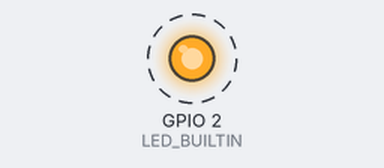
Recording of a sketch running on a simulated ESP8266 (NodeMCU). Parts: output pins drawn as LEDs (lit = HIGH, except the on-board LED, lit = LOW). Dashed ring = blinking. WiFi joins after 1.5 s; servers stay silent unless stated; uploads are accepted with an empty reply; what the sketch prints to the serial monitor is not drawn.

Above: at 2.6 s.
Timing chart, 0 to 5.4 s (numbered marks = the images above):
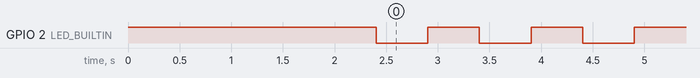

Measured:
- by itself, GPIO 2 (LED_BUILTIN): alternates HIGH for 0.50 s and LOW for 0.50 s

The sketch:

get-post-requests.ino
```cpp
#include <ESP8266WiFi.h>
#include <ESP8266HTTPClient.h>
#include <WiFiClient.h>

#define WIFI_SSID      "iotroam"
#define WIFI_PASSWORD  "miRzOuMhm1"

WiFiClient client;

void setup() {
  Serial.begin(115200);
  pinMode(LED_BUILTIN, OUTPUT);
  digitalWrite(LED_BUILTIN, HIGH);

  Serial.print("Connecting to WiFi...");
  WiFi.begin(WIFI_SSID, WIFI_PASSWORD);

  int attempts = 0;
  while (WiFi.status() != WL_CONNECTED && attempts < 20) {
    delay(1000);
    Serial.print(".");
    attempts++;
  }

  if (WiFi.status() != WL_CONNECTED) {
    Serial.println("\nFailed to connect to WiFi!");
    return;
  }

  Serial.println("\nConnected!");
  Serial.print("IP Address: ");
  Serial.println(WiFi.localIP());

  // Example Usage
  String getResponse = sendGETRequest("http://145.92.189.63/api/measurements");
  Serial.println("GET Response: " + getResponse);

  float temperature = 22.5;  // Replace with actual sensor data
  float humidity = 60.0;

    // Creating JSON payload
  String postData = "{\"temperature\":" + String(temperature, 2) +
                       ", \"humidity\":" + String(humidity, 2) + "}";

  String postResponse = sendPOSTRequest("http://145.92.189.63/api/measurements", postData);
  Serial.println("POST Response: " + postResponse);
}

void loop() {
  digitalWrite(LED_BUILTIN, LOW); // LED on
  delay(500);
  digitalWrite(LED_BUILTIN, HIGH); // LED off
  delay(500);
}

// Function to send a GET request
String sendGETRequest(String endpoint) {
  if (WiFi.status() != WL_CONNECTED) {
    Serial.println("WiFi not connected, skipping GET request.");
    return "";
  }

  HTTPClient http;
  http.begin(client, endpoint);

  int httpCode = http.GET();
  String response = "";

  if (httpCode > 0) {
    response = http.getString();
  } else {
    Serial.println("GET Request failed: " + http.errorToString(httpCode));
  }

  http.end();
  return response;
}

// Function to send a POST request with JSON body
String sendPOSTRequest(String endpoint, String jsonPayload) {
  if (WiFi.status() != WL_CONNECTED) {
    Serial.println("WiFi not connected, skipping POST request.");
    return "";
  }

  HTTPClient http;
  http.begin(client, endpoint);
  http.addHeader("Content-Type", "application/json");

  int httpCode = http.POST(jsonPayload);
  String response = "";

  if (httpCode > 0) {
    response = http.getString();
  } else {
    Serial.println("POST Request failed: " + http.errorToString(httpCode));
  }

  http.end();
  return response;
}
```

wifimanager.ino
```cpp
#include <WiFiManager.h>       // WiFiManager library for WiFi configuration via captive portal
#include <WiFiClientSecure.h>  // For secure HTTPS communication

// ---------- MACRO DEFINITIONS (CONFIGURABLE CONSTANTS) ----------

#define WIFI_AP_NAME         "yanisdeplazes_IOT_Portal"  // SSID of fallback access point
#define WIFI_AP_PASSWORD     "superSecret123"            // WPA2 password for fallback access point
#define PORTAL_TIMEOUT_SEC   180                         // Max duration (in seconds) to keep config portal open
#define RESTART_DELAY_MS     3000                        // Delay before restart on WiFi failure

// ---------- GLOBAL OBJECTS ----------

WiFiManager wifiManager;           // WiFiManager instance for handling WiFi setup
WiFiClientSecure secureClient;    // Secure client for HTTPS connections

/**
 * @brief Connects the ESP device to a WiFi network using WiFiManager.
 *        If no known WiFi is available, starts a configuration portal as fallback.
 *
 * @details
 * - Tries auto-connect to last known network
 * - Launches AP+Captive Portal if no credentials are stored or connection fails
 * - Reboots the device if portal times out without user input
 *
 * @return void
 */
void connectToWiFi() {
  // Set how long the configuration portal remains active (in seconds)
  wifiManager.setConfigPortalTimeout(PORTAL_TIMEOUT_SEC);

  // Attempt to auto-connect to previously saved credentials.
  // If not available, start an AP with specified SSID and password.
  if (!wifiManager.autoConnect(WIFI_AP_NAME, WIFI_AP_PASSWORD)) {
    // If portal times out or user exits without connecting, restart the device
    Serial.println("⚠️ Failed to connect or portal timed out. Restarting...");
    delay(RESTART_DELAY_MS);
    ESP.restart();
  }

  // WiFi connection successful
  Serial.println("✅ WiFi connected");
  Serial.print("IP Address: ");
  Serial.println(WiFi.localIP());
}
```
